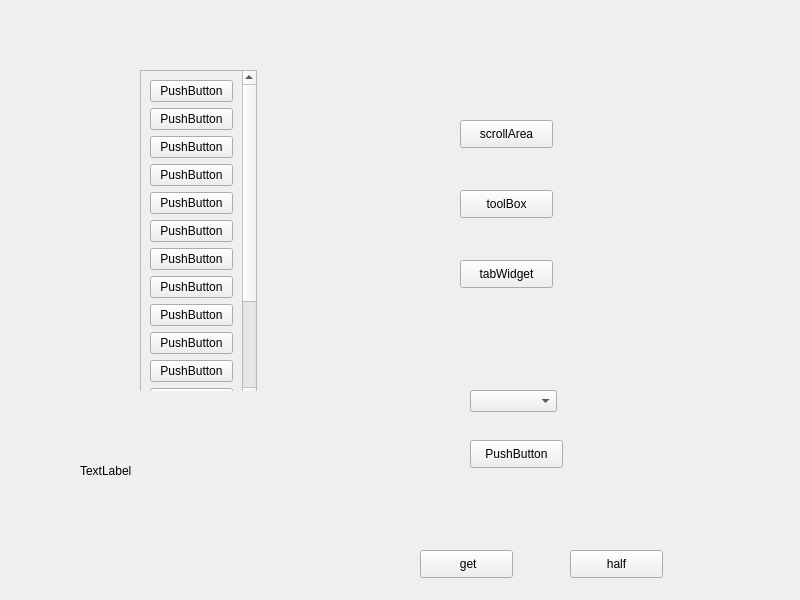
<?xml version="1.0" encoding="UTF-8"?>
<ui version="4.0">
 <class>Widget</class>
 <widget class="QWidget" name="Widget">
  <property name="geometry">
   <rect>
    <x>0</x>
    <y>0</y>
    <width>800</width>
    <height>600</height>
   </rect>
  </property>
  <property name="windowTitle">
   <string>Widget</string>
  </property>
  <widget class="QStackedWidget" name="stackedWidget">
   <property name="geometry">
    <rect>
     <x>20</x>
     <y>20</y>
     <width>371</width>
     <height>371</height>
    </rect>
   </property>
   <property name="currentIndex">
    <number>0</number>
   </property>
   <widget class="QWidget" name="page_4">
    <widget class="QScrollArea" name="scrollArea">
     <property name="geometry">
      <rect>
       <x>120</x>
       <y>50</y>
       <width>117</width>
       <height>332</height>
      </rect>
     </property>
     <property name="widgetResizable">
      <bool>true</bool>
     </property>
     <widget class="QWidget" name="scrollAreaWidgetContents">
      <property name="geometry">
       <rect>
        <x>0</x>
        <y>0</y>
        <width>115</width>
        <height>575</height>
       </rect>
      </property>
      <layout class="QVBoxLayout" name="verticalLayout">
       <item>
        <widget class="QPushButton" name="pushButton">
         <property name="text">
          <string>PushButton</string>
         </property>
        </widget>
       </item>
       <item>
        <widget class="QPushButton" name="pushButton_7">
         <property name="text">
          <string>PushButton</string>
         </property>
        </widget>
       </item>
       <item>
        <widget class="QPushButton" name="pushButton_15">
         <property name="text">
          <string>PushButton</string>
         </property>
        </widget>
       </item>
       <item>
        <widget class="QPushButton" name="pushButton_10">
         <property name="text">
          <string>PushButton</string>
         </property>
        </widget>
       </item>
       <item>
        <widget class="QPushButton" name="pushButton_14">
         <property name="text">
          <string>PushButton</string>
         </property>
        </widget>
       </item>
       <item>
        <widget class="QPushButton" name="pushButton_12">
         <property name="text">
          <string>PushButton</string>
         </property>
        </widget>
       </item>
       <item>
        <widget class="QPushButton" name="pushButton_13">
         <property name="text">
          <string>PushButton</string>
         </property>
        </widget>
       </item>
       <item>
        <widget class="QPushButton" name="pushButton_11">
         <property name="text">
          <string>PushButton</string>
         </property>
        </widget>
       </item>
       <item>
        <widget class="QPushButton" name="pushButton_16">
         <property name="text">
          <string>PushButton</string>
         </property>
        </widget>
       </item>
       <item>
        <widget class="QPushButton" name="pushButton_4">
         <property name="text">
          <string>PushButton</string>
         </property>
        </widget>
       </item>
       <item>
        <widget class="QPushButton" name="pushButton_2">
         <property name="text">
          <string>PushButton</string>
         </property>
        </widget>
       </item>
       <item>
        <widget class="QPushButton" name="pushButton_3">
         <property name="text">
          <string>PushButton</string>
         </property>
        </widget>
       </item>
       <item>
        <widget class="QPushButton" name="pushButton_8">
         <property name="text">
          <string>PushButton</string>
         </property>
        </widget>
       </item>
       <item>
        <widget class="QPushButton" name="pushButton_6">
         <property name="text">
          <string>PushButton</string>
         </property>
        </widget>
       </item>
       <item>
        <widget class="QPushButton" name="pushButton_5">
         <property name="text">
          <string>PushButton</string>
         </property>
        </widget>
       </item>
       <item>
        <widget class="QPushButton" name="pushButton_9">
         <property name="text">
          <string>PushButton</string>
         </property>
        </widget>
       </item>
      </layout>
     </widget>
    </widget>
   </widget>
   <widget class="QWidget" name="page_5">
    <widget class="QToolBox" name="toolBox">
     <property name="geometry">
      <rect>
       <x>90</x>
       <y>50</y>
       <width>101</width>
       <height>301</height>
      </rect>
     </property>
     <property name="currentIndex">
      <number>0</number>
     </property>
     <widget class="QWidget" name="page">
      <property name="geometry">
       <rect>
        <x>0</x>
        <y>0</y>
        <width>101</width>
        <height>211</height>
       </rect>
      </property>
      <attribute name="label">
       <string>home</string>
      </attribute>
      <widget class="QPushButton" name="pushButton_17">
       <property name="geometry">
        <rect>
         <x>0</x>
         <y>60</y>
         <width>93</width>
         <height>28</height>
        </rect>
       </property>
       <property name="text">
        <string>PushButton</string>
       </property>
      </widget>
     </widget>
     <widget class="QWidget" name="page_2">
      <property name="geometry">
       <rect>
        <x>0</x>
        <y>0</y>
        <width>101</width>
        <height>211</height>
       </rect>
      </property>
      <attribute name="label">
       <string>friend</string>
      </attribute>
      <widget class="QToolButton" name="toolButton">
       <property name="geometry">
        <rect>
         <x>20</x>
         <y>40</y>
         <width>47</width>
         <height>21</height>
        </rect>
       </property>
       <property name="text">
        <string>...</string>
       </property>
      </widget>
     </widget>
     <widget class="QWidget" name="page_3">
      <property name="geometry">
       <rect>
        <x>0</x>
        <y>0</y>
        <width>101</width>
        <height>211</height>
       </rect>
      </property>
      <attribute name="label">
       <string>black</string>
      </attribute>
      <widget class="QRadioButton" name="radioButton">
       <property name="geometry">
        <rect>
         <x>-10</x>
         <y>60</y>
         <width>115</width>
         <height>19</height>
        </rect>
       </property>
       <property name="text">
        <string>RadioButton</string>
       </property>
      </widget>
     </widget>
    </widget>
   </widget>
   <widget class="QWidget" name="page_6">
    <widget class="QTabWidget" name="tabWidget">
     <property name="geometry">
      <rect>
       <x>30</x>
       <y>70</y>
       <width>311</width>
       <height>271</height>
      </rect>
     </property>
     <property name="currentIndex">
      <number>2</number>
     </property>
     <widget class="QWidget" name="tab">
      <attribute name="title">
       <string>google</string>
      </attribute>
     </widget>
     <widget class="QWidget" name="tab_2">
      <attribute name="title">
       <string>baidu</string>
      </attribute>
     </widget>
     <widget class="QWidget" name="tab_3">
      <attribute name="title">
       <string>another</string>
      </attribute>
     </widget>
    </widget>
   </widget>
  </widget>
  <widget class="QPushButton" name="scrollArea_push">
   <property name="geometry">
    <rect>
     <x>460</x>
     <y>120</y>
     <width>93</width>
     <height>28</height>
    </rect>
   </property>
   <property name="text">
    <string>scrollArea</string>
   </property>
  </widget>
  <widget class="QPushButton" name="toolBoxPush">
   <property name="geometry">
    <rect>
     <x>460</x>
     <y>190</y>
     <width>93</width>
     <height>28</height>
    </rect>
   </property>
   <property name="text">
    <string>toolBox</string>
   </property>
  </widget>
  <widget class="QPushButton" name="tabWidgetPush">
   <property name="geometry">
    <rect>
     <x>460</x>
     <y>260</y>
     <width>93</width>
     <height>28</height>
    </rect>
   </property>
   <property name="text">
    <string>tabWidget</string>
   </property>
  </widget>
  <widget class="QComboBox" name="comboBox">
   <property name="geometry">
    <rect>
     <x>470</x>
     <y>390</y>
     <width>87</width>
     <height>22</height>
    </rect>
   </property>
  </widget>
  <widget class="QPushButton" name="pushButtonBox">
   <property name="geometry">
    <rect>
     <x>470</x>
     <y>440</y>
     <width>93</width>
     <height>28</height>
    </rect>
   </property>
   <property name="text">
    <string>PushButton</string>
   </property>
  </widget>
  <widget class="QLabel" name="label">
   <property name="geometry">
    <rect>
     <x>80</x>
     <y>390</y>
     <width>231</width>
     <height>161</height>
    </rect>
   </property>
   <property name="text">
    <string>TextLabel</string>
   </property>
  </widget>
  <widget class="smallWidget" name="widget" native="true">
   <property name="geometry">
    <rect>
     <x>400</x>
     <y>480</y>
     <width>221</width>
     <height>41</height>
    </rect>
   </property>
  </widget>
  <widget class="QPushButton" name="get">
   <property name="geometry">
    <rect>
     <x>420</x>
     <y>550</y>
     <width>93</width>
     <height>28</height>
    </rect>
   </property>
   <property name="text">
    <string> get</string>
   </property>
  </widget>
  <widget class="QPushButton" name="half">
   <property name="geometry">
    <rect>
     <x>570</x>
     <y>550</y>
     <width>93</width>
     <height>28</height>
    </rect>
   </property>
   <property name="text">
    <string>half</string>
   </property>
  </widget>
 </widget>
 <customwidgets>
  <customwidget>
   <class>smallWidget</class>
   <extends>QWidget</extends>
   <header location="global">smallwidget.h</header>
   <container>1</container>
  </customwidget>
 </customwidgets>
 <resources/>
 <connections/>
</ui>
